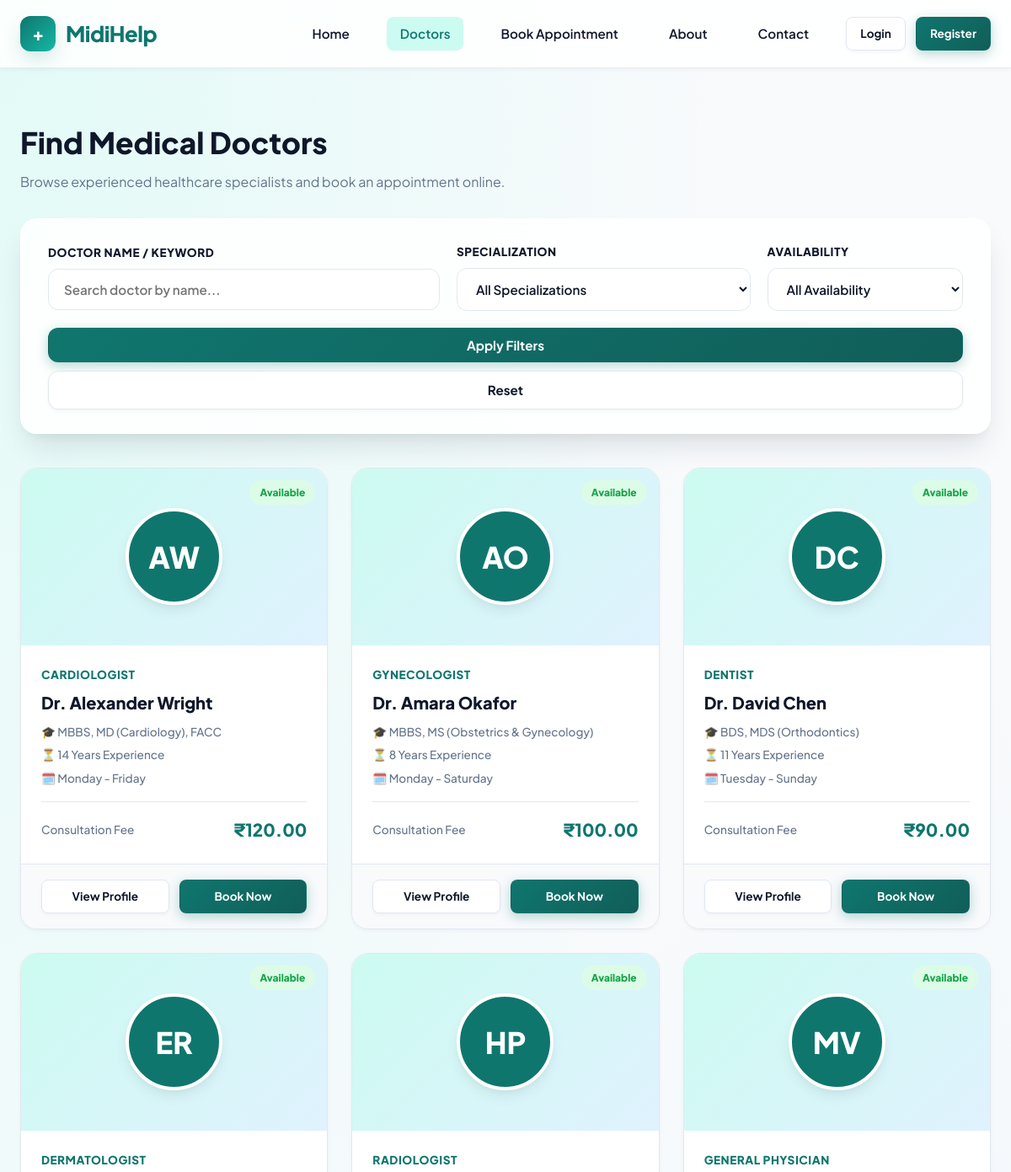
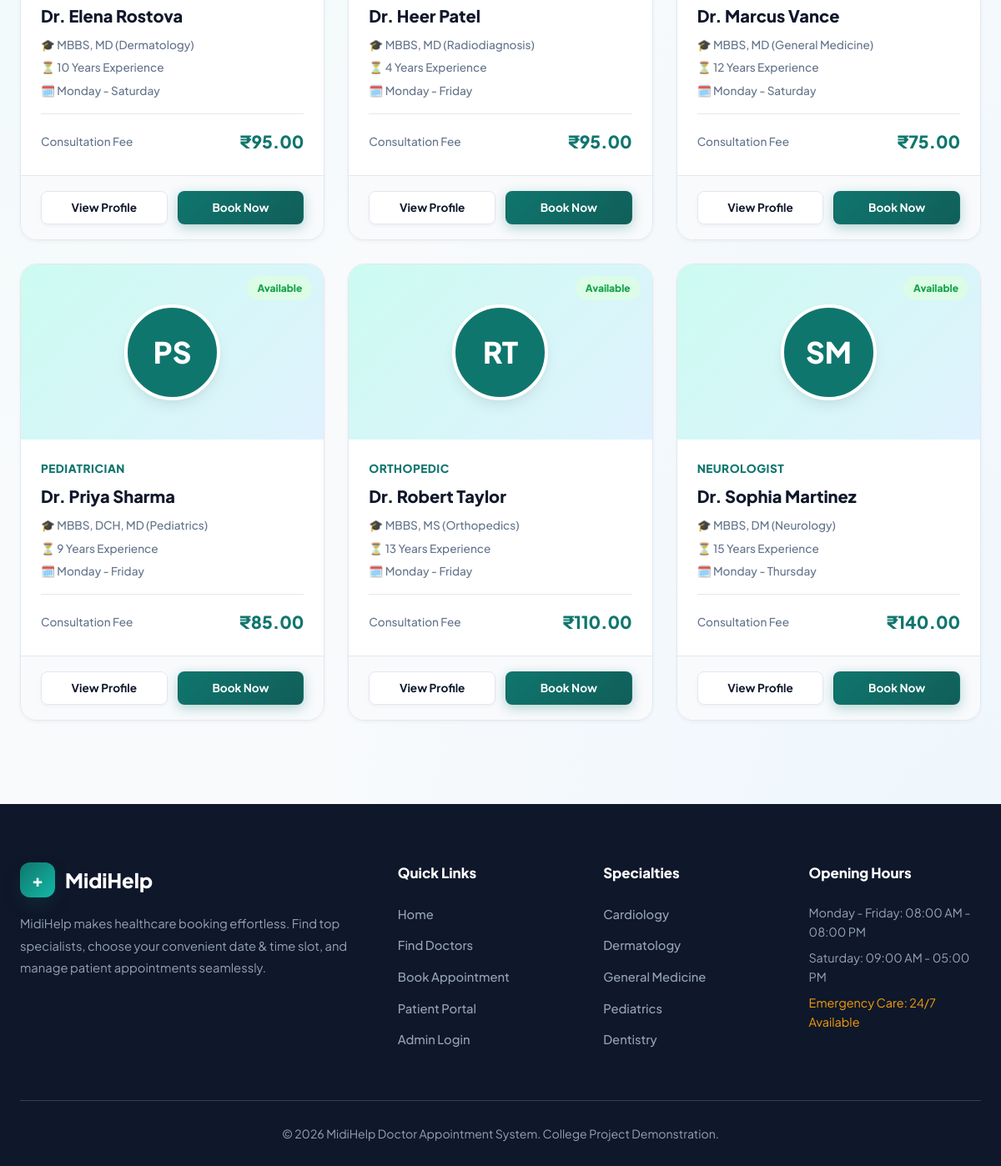
The app's page /doctors.php with its own data (2 pictures, top to bottom).
### tables this page shows
CREATE TABLE `doctors` (
  `id` INT(11) NOT NULL AUTO_INCREMENT,
  `name` VARCHAR(100) NOT NULL,
  `specialization` VARCHAR(100) NOT NULL,
  `qualification` VARCHAR(100) NOT NULL,
  `experience` VARCHAR(50) NOT NULL,
  `phone` VARCHAR(20) NOT NULL,
  `email` VARCHAR(100) NOT NULL,
  `consultation_fee` DECIMAL(10,2) NOT NULL DEFAULT '0.00',
  `available_days` VARCHAR(100) NOT NULL DEFAULT 'Monday - Friday',
  `available_time` VARCHAR(100) NOT NULL DEFAULT '09:00 AM - 05:00 PM',
  `image` VARCHAR(255) DEFAULT 'default-doctor.png',
  `description` TEXT DEFAULT NULL,
  `status` ENUM('Available', 'Unavailable') NOT NULL DEFAULT 'Available',
  `created_at` TIMESTAMP NOT NULL DEFAULT CURRENT_TIMESTAMP,
  PRIMARY KEY (`id`)
);

### includes/auth.php (called while the page is built, shortened)
<?php
function is_logged_in() {
    return isset($_SESSION['user_id']) && !empty($_SESSION['user_id']);
}
?>

### doctors.php (the view, shortened to what this page needs)
<?php
require_once __DIR__ . '/config/database.php';
require_once __DIR__ . '/includes/header.php';
$search = isset($_GET['search']) ? clean_input($_GET['search'], $conn) : '';
$query = "SELECT * FROM doctors WHERE 1=1";
$query .= " ORDER BY name ASC";
$stmt = $conn->prepare($query);
$stmt->execute();
$result = $stmt->get_result();
$doctors = [];
while ($row = $result->fetch_assoc()) {
    $doctors[] = $row;
}
?>
<div class="container" style="padding-top: 20px;">
    <div style="margin-bottom: 30px;">
        <h1 style="font-size: 2.2rem; font-weight: 800; color: var(--dark-text); margin-bottom: 6px;">Find Medical Doctors</h1>
        <p style="color: var(--muted-text); font-size: 1rem;">Browse experienced healthcare specialists and book an appointment online.</p>
    </div>
    <div class="search-box" style="margin-bottom: 40px;">
        <form action="doctors.php" method="GET" class="search-form">
            <div class="form-group">
                <label for="search" class="form-label">Doctor Name / Keyword</label>
                <input type="text" id="search" name="search" class="form-control" placeholder="Search doctor by name..." value="<?php echo htmlspecialchars($search); ?>">
            </div>
            <div class="form-group">
                <label for="specialization" class="form-label">Specialization</label>
                <select id="specialization" name="specialization" class="form-control">
                    <option value="">All Specializations</option>
                </select>
            </div>
            <div class="form-group">
                <label for="status" class="form-label">Availability</label>
                <select id="status" name="status" class="form-control">
                    <option value="">All Availability</option>
                </select>
            </div>
            <div class="form-group" style="grid-column: 1/-1; display: flex; gap: 10px; justify-content: flex-end;">
                <button type="submit" class="btn btn-primary" style="padding: 10px 24px;">Apply Filters</button>
                <a href="doctors.php" class="btn btn-outline" style="padding: 10px 20px;">Reset</a>
            </div>
        </form>
    </div>
    <div class="doctors-grid">
        <?php if (!empty($doctors)): ?>
            <?php foreach ($doctors as $doc): ?>
                <div class="doctor-card">
                    <div class="doctor-card-img-wrapper">
                        <div class="doctor-card-avatar" style="background: var(--primary); color: white; display: flex; align-items: center; justify-content: center; font-size: 2.2rem; font-weight: 800;">
                            <?php
                            $initials = implode('', array_map(function($w) { return $w[0]; }, explode(' ', str_replace('Dr. ', '', $doc['name']))));
                            echo htmlspecialchars(substr($initials, 0, 2));
                            ?>
                        </div>
                        <span class="doctor-status-badge <?php echo ($doc['status'] == 'Available') ? 'status-available' : 'status-unavailable'; ?>">
                            <?php echo htmlspecialchars($doc['status']); ?>
                        </span>
                    </div>
                    <div class="doctor-card-body">
                        <div class="doctor-spec"><?php echo htmlspecialchars($doc['specialization']); ?></div>
                        <h3 class="doctor-name"><?php echo htmlspecialchars($doc['name']); ?></h3>
                        <div class="doctor-meta">
                            <span>🎓 <?php echo htmlspecialchars($doc['qualification']); ?></span>
                            <span>⏳ <?php echo htmlspecialchars($doc['experience']); ?> Experience</span>
                            <span>🗓️ <?php echo htmlspecialchars($doc['available_days']); ?></span>
                        </div>
                        <div class="doctor-fee">
                            <span style="font-size: 0.85rem; color: var(--muted-text); font-weight: 500;">Consultation Fee</span>
                            <span class="fee-amount">₹<?php echo number_format($doc['consultation_fee'], 2); ?></span>
                        </div>
                    </div>
                    <div class="doctor-card-footer">
                        <a href="doctor-details.php?id=<?php echo $doc['id']; ?>" class="btn btn-outline btn-sm">View Profile</a>
                        <?php if ($doc['status'] === 'Available'): ?>
                            <a href="book-appointment.php?doctor_id=<?php echo $doc['id']; ?>" class="btn btn-primary btn-sm">Book Now</a>
                        <?php else: ?>
                            <button class="btn btn-outline btn-sm" disabled style="opacity: 0.5;">Unavailable</button>
                        <?php endif; ?>
                    </div>
                </div>
            <?php endforeach; ?>
        <?php endif; ?>
    </div>
</div>
<?php require_once __DIR__ . '/includes/footer.php'; ?>

### includes/header.php (shortened to what this page needs)
<!DOCTYPE html>
<html lang="en">
<head>
    <link rel="stylesheet" href="css/style.css">
    <link rel="stylesheet" href="css/responsive.css">
</head>
<body>
<?php include_once __DIR__ . '/navbar.php'; ?>
<main class="main-content">

### includes/navbar.php (shortened to what this page needs)
<?php
require_once __DIR__ . '/auth.php';
$current_page = basename($_SERVER['PHP_SELF']);
?>
<header class="navbar">
    <div class="container">
        <a href="index.php" class="brand-logo">
            <div class="logo-icon">+</div>
            <span>MidiHelp</span>
        </a>
        <nav class="nav-menu" id="navMenu">
            <a href="index.php" class="nav-link <?php echo ($current_page == 'index.php') ? 'active' : ''; ?>">Home</a>
            <a href="doctors.php" class="nav-link <?php echo ($current_page == 'doctors.php') ? 'active' : ''; ?>">Doctors</a>
            <a href="book-appointment.php" class="nav-link <?php echo ($current_page == 'book-appointment.php') ? 'active' : ''; ?>">Book Appointment</a>
            <a href="index.php#about" class="nav-link">About</a>
            <a href="index.php#contact" class="nav-link">Contact</a>
            <div class="nav-auth-buttons">
                <?php if (is_logged_in()): ?>
                    <a href="profile.php" class="btn btn-outline btn-sm">Profile</a>
                    <a href="logout.php" class="btn btn-primary btn-sm">Logout</a>
                <?php else: ?>
                    <a href="login.php" class="btn btn-outline btn-sm">Login</a>
                    <a href="register.php" class="btn btn-primary btn-sm">Register</a>
                <?php endif; ?>
            </div>
        </nav>
    </div>
</header>

### includes/footer.php (shortened to what this page needs)
</main>
<footer class="footer">
    <div class="container">
        <div class="footer-grid">
            <div>
                <div class="footer-brand">
                    <div class="logo-icon">+</div>
                    <span>MidiHelp</span>
                </div>
                <p class="footer-desc">
                    MidiHelp makes healthcare booking effortless. Find top specialists, choose your convenient date & time slot, and manage patient appointments seamlessly.
                </p>
            </div>
            <div>
                <h4 class="footer-heading">Quick Links</h4>
                <ul class="footer-links">
                    <li><a href="index.php">Home</a></li>
                    <li><a href="doctors.php">Find Doctors</a></li>
                    <li><a href="book-appointment.php">Book Appointment</a></li>
                    <li><a href="login.php">Patient Portal</a></li>
                    <li><a href="admin/login.php">Admin Login</a></li>
                </ul>
            </div>
            <div>
                <h4 class="footer-heading">Specialties</h4>
                <ul class="footer-links">
                    <li><a href="doctors.php?specialization=Cardiologist">Cardiology</a></li>
                    <li><a href="doctors.php?specialization=Dermatologist">Dermatology</a></li>
                    <li><a href="doctors.php?specialization=General+Physician">General Medicine</a></li>
                    <li><a href="doctors.php?specialization=Pediatrician">Pediatrics</a></li>
                    <li><a href="doctors.php?specialization=Dentist">Dentistry</a></li>
                </ul>
            </div>
            <div>
                <h4 class="footer-heading">Opening Hours</h4>
                <p style="font-size: 0.9rem; margin-bottom: 8px;">Monday - Friday: 08:00 AM - 08:00 PM</p>
                <p style="font-size: 0.9rem; margin-bottom: 8px;">Saturday: 09:00 AM - 05:00 PM</p>
                <p style="font-size: 0.9rem; color: #F59E0B;">Emergency Care: 24/7 Available</p>
            </div>
        </div>
        <div class="footer-bottom">
            <p>&copy; <?php echo date('Y'); ?> MidiHelp Doctor Appointment System. College Project Demonstration.</p>
        </div>
    </div>
</footer>
</body>
</html>

### records on screen
doctors: name "AW", status "Available", specialization "CARDIOLOGIST", name "Dr. Alexander Wright", qualification "MBBS, MD (Cardiology), FACC", experience "14 Years", available_days "Monday - Friday", consultation_fee "120.00"
doctors: name "AO", status "Available", specialization "GYNECOLOGIST", name "Dr. Amara Okafor", qualification "MBBS, MS (Obstetrics & Gynecology)", experience "8 Years", available_days "Monday - Saturday", consultation_fee "100.00"
doctors: name "DC", status "Available", specialization "DENTIST", name "Dr. David Chen", qualification "BDS, MDS (Orthodontics)", experience "11 Years", available_days "Tuesday - Sunday", consultation_fee "90.00"
doctors: name "ER", status "Available", specialization "DERMATOLOGIST", name "Dr. Elena Rostova", qualification "MBBS, MD (Dermatology)", experience "10 Years", available_days "Monday - Saturday", consultation_fee "95.00"
doctors: name "HP", status "Available", specialization "RADIOLOGIST", name "Dr. Heer Patel", qualification "MBBS, MD (Radiodiagnosis)", experience "4 Years", available_days "Monday - Friday", consultation_fee "95.00"
doctors: name "MV", status "Available", specialization "GENERAL PHYSICIAN", name "Dr. Marcus Vance", qualification "MBBS, MD (General Medicine)", experience "12 Years", available_days "Monday - Saturday", consultation_fee "75.00"
doctors: name "PS", status "Available", specialization "PEDIATRICIAN", name "Dr. Priya Sharma", qualification "MBBS, DCH, MD (Pediatrics)", experience "9 Years", available_days "Monday - Friday", consultation_fee "85.00"
doctors: name "RT", status "Available", specialization "ORTHOPEDIC", name "Dr. Robert Taylor", qualification "MBBS, MS (Orthopedics)", experience "13 Years", available_days "Monday - Friday", consultation_fee "110.00"
doctors: name "SM", status "Available", specialization "NEUROLOGIST", name "Dr. Sophia Martinez", qualification "MBBS, DM (Neurology)", experience "15 Years", available_days "Monday - Thursday", consultation_fee "140.00"
